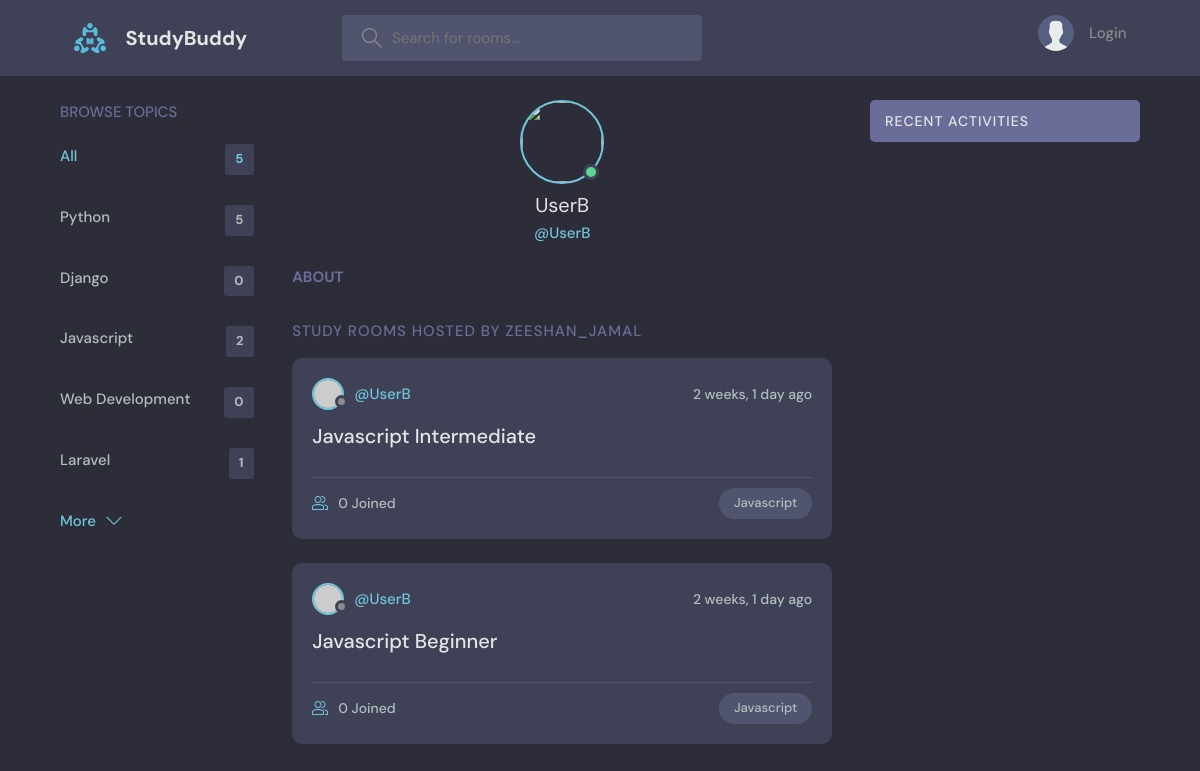
The app's page /profile/13/ with its own data.
### base/models.py (models this page shows, shortened)
class Topic(models.Model):
    name = models.CharField(max_length=200)

class Room(models.Model):
    host = models.ForeignKey(User, on_delete=models.SET_NULL, null=True)
    topic = models.ForeignKey(Topic, on_delete=models.SET_NULL, null=True)
    name = models.CharField(max_length=200)
    description = models.TextField(null=True, blank=True)
    participants = models.ManyToManyField(User, related_name="participants", blank=True)
    updated = models.DateTimeField(auto_now=True)
    created = models.DateTimeField(auto_now_add=True)
    class Meta:
        ordering = ["-updated", "-created"]

### base/views.py (the view)
# urls.py: path("profile/<str:pk>/", views.userProfile, name="user-profile"),
def userProfile(request, pk):
    user = User.objects.get(id=pk)
    rooms = user.room_set.all()
    room_messages = user.message_set.all()
    topics = Topic.objects.all()
    context = {
        "user": user,
        "rooms": rooms,
        "room_messages": room_messages,
        "topics": topics,
    }
    return render(request, "base/profile.html", context)

### base/templates/base/profile.html (shortened to what this page needs)
{% extends 'main.html' %}
{% block content %}
<main class="profile-page layout layout--3">
  <div class="container">
    {% include 'base/topics_component.html' %}
    <div class="roomList">
      <div class="profile">
        <div class="profile__avatar">
          <div class="avatar avatar--large active">
            <img src="{{user.avatar.url}}" />
          </div>
        </div>
        <div class="profile__info">
          <h3>{{user.username}}</h3>
          <p>@{{user.username}}</p>
        </div>
        <div class="profile__about">
          <h3>About</h3>
        </div>
      </div>
      <div class="roomList__header">
        <div>
          <h2>Study Rooms Hosted by Zeeshan_Jamal</a>
          </h2>
        </div>
      </div>
      {% include 'base/feed_component.html' %}
    </div>
    {% include 'base/activity_component.html' %}
  </div>
</main>
{% endblock content %}

### base/templates/base/topics_component.html
<div class="topics">
    <div class="topics__header">
        <h2>Browse Topics</h2>
    </div>
    <ul class="topics__list">
        <li>
            <a href="{% url 'home' %}" class="active">All <span>{{topics.count}}</span></a>
        </li>
        {% for topic in topics %}
        <li>
            <a href="{% url 'home' %}?q={{topic.name}}">{{topic.name}} <span>{{topic.room_set.all.count}}</span></a>
        </li>
        {% endfor %}
    </ul>
    <a class="btn btn--link" href="topics.html">
        More
        <svg version="1.1" xmlns="http://www.w3.org/2000/svg" width="32" height="32" viewBox="0 0 32 32">
            <title>chevron-down</title>
            <path d="M16 21l-13-13h-3l16 16 16-16h-3l-13 13z"></path>
        </svg>
    </a>
</div>

### base/templates/base/feed_component.html (shortened to what this page needs)
{% for room in rooms %}
<div class="roomListRoom">
    <div class="roomListRoom__header">
        <a href="{% url 'user-profile' room.host.id %}" class="roomListRoom__author">
            <div class="avatar avatar--small">
                <img src="https://randomuser.me/api/portraits/women/11.jpg" />
            </div>
            <span>@{{room.host.username}}</span>
        </a>
        <div class="roomListRoom__actions">
            <span>{{room.created|timesince}} ago</span>
        </div>
    </div>
    <div class="roomListRoom__content">
        <a href="{% url 'room' room.id %}">{{room.name}}</a>
    </div>
    <div class="roomListRoom__meta">
        <a href="{% url 'room' room.id %}" class="roomListRoom__joined">
            {{room.participants.all.count}} Joined
        </a>
        <p class="roomListRoom__topic">{{room.topic.name}}</p>
    </div>
</div>
{% endfor %}

### records on screen
Topic: name "Python", room_set.all.count "5"
Topic: name "Django", room_set.all.count "0"
Topic: name "Javascript", room_set.all.count "2"
Topic: name "Web Development", room_set.all.count "0"
Topic: name "Laravel", room_set.all.count "1"
Room: host.username "UserB", created "2 weeks, 1 day", name "Javascript Intermediate", participants.all.count "0", topic.name "Javascript"
Room: host.username "UserB", created "2 weeks, 1 day", name "Javascript Beginner", participants.all.count "0", topic.name "Javascript"

### other values on screen
{{ topics.count }} "5"
{{ user.username }} "UserB"
